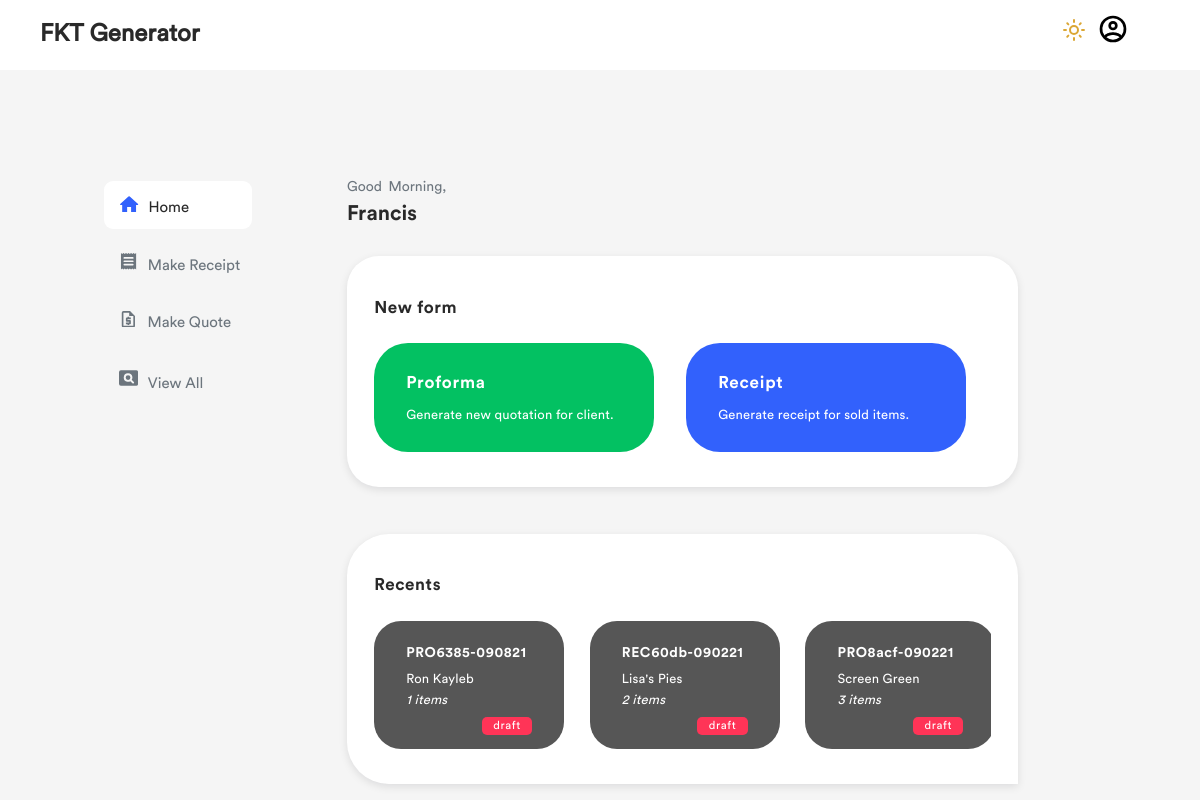
Page / (signed in) on the earlier database version.
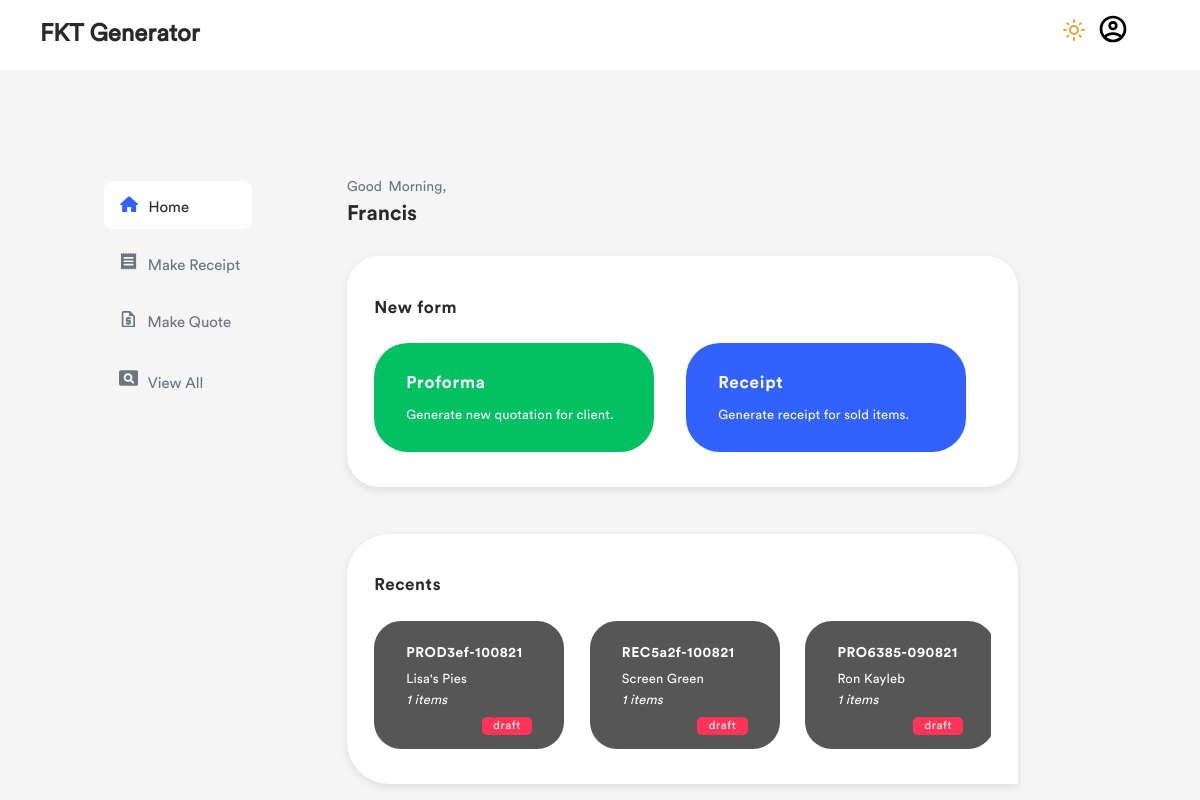
Same page on the later database version.
### recapp/models.py (models this page shows, shortened)
class Ticket(db.Model):
    id = db.Column(db.Integer, primary_key=True)
    pseudo_id = db.Column(db.String, unique=True, nullable=False)
    belongs_to = db.Column(db.String, nullable=False)
    form_type = db.Column(db.String, nullable=False)
    status = db.Column(db.String, nullable=False)
    subtotal = db.Column(db.Float, nullable=False, default=0.00)
    vat = db.Column(db.Float, nullable=False, default=0.00)
    total_sum = db.Column(db.Float, nullable=False, default=0.00)
    no_items = db.Column(db.Integer, nullable=False, default=0)
    issuance_date = db.Column(
        db.DateTime, nullable=False, default=datetime.utcnow())
    items = db.relationship('Storage', backref='pocket', lazy=True)

### recapp/routes.py (the view, shortened to what this page needs)
@app.route("/", methods=['GET', 'POST'])
def index():
    time_now = greeting_tag()
    form = Login()
    recent_forms = Ticket.query.order_by(Ticket.id.desc()).all()
    return render_template('index.html', form=form, recent_forms=recent_forms, time=time_now)

### recapp/models.py (called while the page is built)
@daimyou.user_loader
def load_user(user_id):
    return User.query.get(int(user_id))

### recapp/tryts.py (called while the page is built)
def greeting_tag():
    time = datetime.now().hour
    greeting = "Morning" if 5 <= time < 12 else "Afternoon" if time < 17 else "Evening"
    return greeting

### recapp/templates/index.html (shortened to what this page needs)
{% extends 'origin.html' %}
{% block content %}
        {% if current_user.is_authenticated %}
            <div class="main-content">
                <div class="container">
                    <div class="greetings">
                        <p class="text-muted">Good {{ time }},</p>
                        <h1>{{ current_user.name }}</h1>
                    </div>
                <div class="plaque full-radius">
                    <h1>New form</h1>
                    <div class="plaque-items">
                        <a href="{{url_for('add_head', ticket_type='quote')}}">
                            <div class="plaque-lg plg-1" id="proforma">
                                <h2>Proforma</h2>
                                <p>Generate new quotation for client.</p>
                            </div>
                        </a>
                        <a href="{{url_for('add_head', ticket_type='receipt')}}">
                            <div class="plaque-lg plg-2" id="receipt">
                                <h2>Receipt</h2>
                                <p>Generate receipt for sold items.</p>
                            </div>
                        </a>
                    </div>
                    </div>
                    <div class="plaque half-radius">
                        <h1>Recents</h1>
                        <div class="plaque-items psm">
                            {% if recent_forms %}
                                {% for element in recent_forms[:5] %}
                                    <div>
                                        <a href="{{ url_for('form_viewer', ticket_id=element.id) }}">
                                            <div class="plaque-sm">
                                                    <div class="form-id">
                                                        <h2>{{ element.pseudo_id }}</h2>
                                                    </div>
                                                    <div class="details">
                                                        <p>{{ element.belongs_to }}</p>
                                                        <p><em>{{element.no_items}} items</em></p>
                                                    </div>
                                                    <div class="status {{ element.status }}">
                                                        <small>{{ element.status }}</small>
                                                    </div>
                                            </div>
                                        </a>
                                    </div>
                                {% endfor %}
                            {% else %}
                                <h1>No Recent Receipts or Quotations</h1>
                            {% endif %}
                            </div>
                        </div>
                </div>
            </div>
            {% endif %}
{% endblock %}

Differences in the rows shown:
no longer on this page (row unchanged): Ticket: pseudo_id "REC60db-090221", belongs_to "Lisa's Pies", no_items "2", status "draft"
no longer on this page (row unchanged): Ticket: pseudo_id "PRO8acf-090221", belongs_to "Screen Green", no_items "3", status "draft"
added Ticket: pseudo_id "PROD3ef-100821", belongs_to "Lisa's Pies", no_items "1", status "draft"
added Ticket: pseudo_id "REC5a2f-100821", belongs_to "Screen Green", no_items "1", status "draft"
